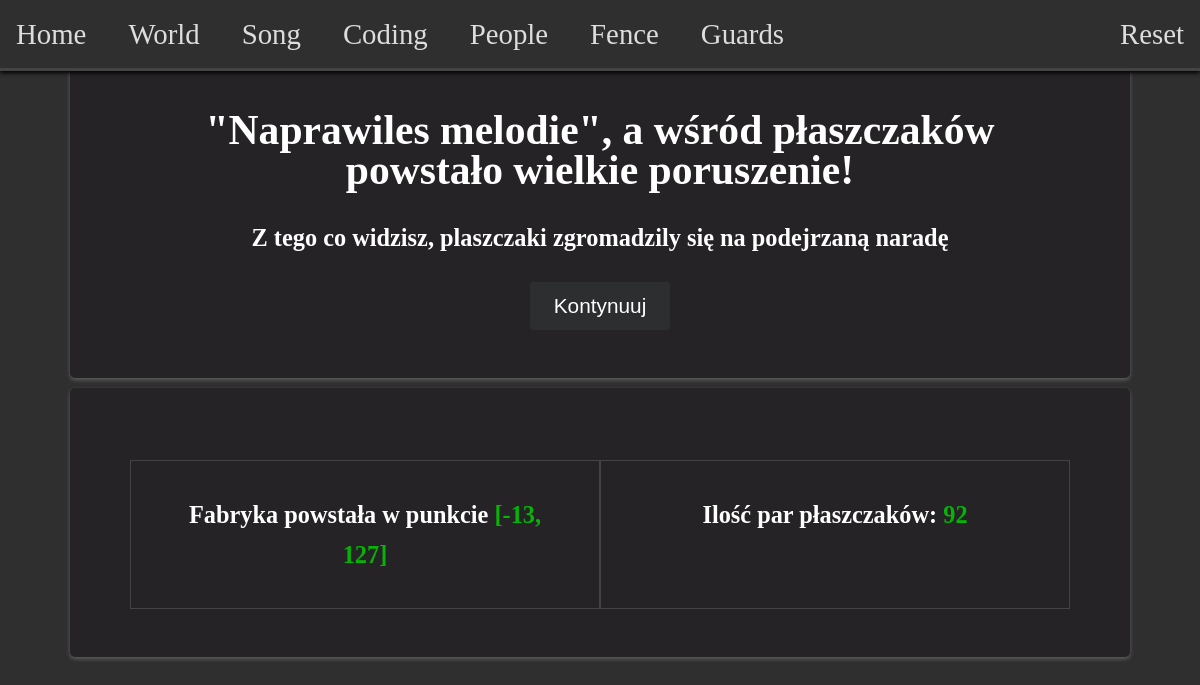
Page /factory/ on the earlier database version.
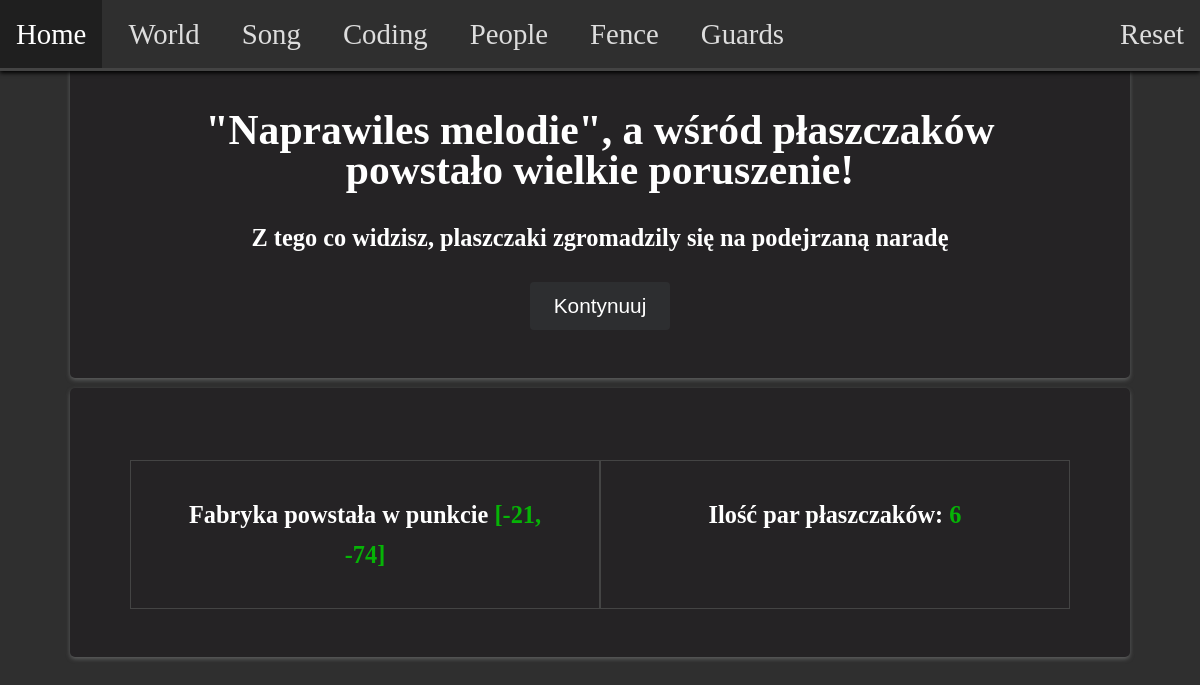
Same page on the later database version.
### flatworld/models.py (models this page shows)
class Adventure(models.Model):
    world = models.ImageField(upload_to="images/", default="")
    hull_points = models.JSONField(null=True, blank=True)
    world_points = models.JSONField(null=True, blank=True)
    inhabitants = models.JSONField(null=True, blank=True)
    bearers = models.IntegerField(null=True)
    factory = models.JSONField(null=True, blank=True)
    fence = models.ImageField(upload_to="images/", default="")
    fence_neighbors = models.JSONField(null=True, blank=True)
    fence_cost = models.DecimalField(
        max_digits=10, decimal_places=2, null=True
    )
    song = models.CharField(max_length=1255, null=True)
    song_index = models.JSONField(null=True, blank=True)
    changed_song = models.CharField(max_length=100, null=True)
    code = models.JSONField(null=True, blank=True)
    coded_song = models.CharField(max_length=100, null=True)
    uncoded_song = models.CharField(max_length=100, null=True)
    guards = models.JSONField(null=True, blank=True)
    schedule = models.JSONField(null=True, blank=True)

### flatworld/views.py (the view, shortened to what this page needs)
# urls.py: path("factory/", views.FactoryView.as_view(), name="factory"),
class FactoryView(APIView):
    def get(self, request):
        try:
            adventure = Adventure.objects.get(id=1)
            return render(
                request,
                "flatworld/bearersAndFactory.html",
                {
                    "factory_exists": adventure.factory,
                    "bearers_exists": adventure.bearers,
                    "factory": adventure.factory,
                    "bearers": adventure.bearers,
                },
            )
        except Adventure.DoesNotExist:
            return render(request, "flatworld/error.html")

### flatworld/templates/flatworld/bearersAndFactory.html (shortened to what this page needs)
{% extends "flatworld/layout.html" %}
{% load static %}
{% block body %}
    <div class="page" id="main">
        <h1> "Naprawiles melodie", a wśród płaszczaków powstało wielkie poruszenie!</h1>
        <h3> Z tego co widzisz, plaszczaki zgromadzily się na podejrzaną naradę </h3>
        {% if factory_exists and bearers_exists %}
            <form action="/fence" method="get">
                <button class="btn">Kontynuuj</button>
            </form>
        {% endif %}
    </div>
    <div class="page">
        <div class="pageFlex">
            <div class="dividedPage" id="uno">
                {% if factory_exists %}
                    <h3 id="factory"> Fabryka powstała w punkcie <span class="green-text">{{ factory }} </span></h3>
                {% else %}
                    <button id="generateFactory" class="btn">Płaszczaki budują fabrykę</button>
                {% endif %}
            </div>
            <div class="dividedPage" id="dos">
                {% if bearers_exists %}
                    <h3 id="bearers"> Ilość par płaszczaków: <span class="green-text">{{bearers}}</span></h3>
                {% endif %}
            </div>
        </div>
    </div>
{% endblock %}

### flatworld/templates/flatworld/layout.html (shortened to what this page needs)
{% load static %}
<!DOCTYPE html>
<html lang="en">
    <head>
        <link href="{% static 'flatworld/styles.css' %}" rel="stylesheet">
    </head>
    <body>
        <nav class="nav">
            <a class="nav_item" href="/">Home</a>
            <a class="nav_item" href="/generateWorld">World</a>
            <a class="nav_item" href="/song">Song</a>
            <a class="nav_item" href="/coding">Coding</a>
            <a class="nav_item" href="/factory">People</a>
            <a class="nav_item" href="/fence">Fence</a>
            <a class="nav_item" href="/guards">Guards</a>
            <a id="reset" class="nav_item_r" href="/" >Reset</a>
        </nav>
        <div class="body">
            {% block body %}
            {% endblock %}
        </div>
    </body>
</html>

### flatworld/static/flatworld/styles.css (style rules this page uses)
body { font-family: -apple-system, BlinkMacSystemFont, 'Segoe UI', 'Roboto', 'Oxygen', 'Ubuntu', 'Cantarell', 'Fira Sans', 'Droid Sans', 'Helvetica Neue', sans-serif; -webkit-font-smoothing: antialiased; -moz-osx-font-smoothing: grayscale; font-size: 1.8rem; line-height: 2.5rem; font-family: 'Garamond', serif; background-color: #2f2f2f; color: white; position: relative; margin: 0; padding: 0; text-align: center; }
.page { padding: 6% 5% 4%; margin: 10px 70px 0; font-size: 1.3rem; border-radius: 5px; background-color: #252325; box-shadow: 0 2px 4px rgba(139, 141, 141, 0.5); }
.pageFlex { display: flex; }
.dividedPage { width: 50%; display: inline-block; vertical-align: top; padding: 1% 5%; border: 1px solid #444; }
nav { position: fixed; top: 0; width: 100%; background-color: #2f2f2f; border-bottom: 3px solid #444; box-shadow: 0 2px 4px rgba(0, 0, 0, 1.5); }
.nav_item { float: left; margin-right: 10px; list-style: none; }
.nav_item { display: block; color: #ddd; text-align: center; padding: 14px 16px; text-decoration: none; transition: color 0.3s ease, background-color 0.3s ease; }
.nav_item_r { display: block; color: #ddd; float: right; text-align: center; padding: 14px 16px; text-decoration: none; transition: color 0.3s ease, background-color 0.3s ease; }
button { display: inline-block; color: #fff; text-align: center; padding: 12px 24px; text-decoration: none; background-color: #2d2e30; border: none; border-radius: 4px; font-size: 1em; transition: background-color 0.3s ease, color 0.3s ease; }
.green-text { color: rgb(6, 179, 6); }

Differences in the rows shown:
changed Adventure: factory "[-13, 127]" → "[-21, -74]"
Other differences:
{{ bearers }}: "92" → "6"
